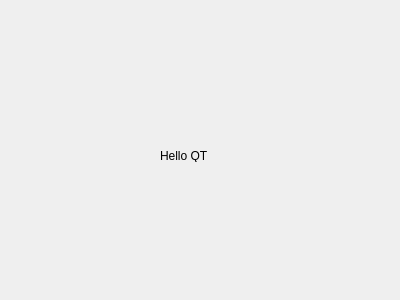
<?xml version="1.0" encoding="UTF-8"?>
<ui version="4.0">
 <class>HelloDialog</class>
 <widget class="QDialog" name="HelloDialog">
  <property name="geometry">
   <rect>
    <x>0</x>
    <y>0</y>
    <width>400</width>
    <height>300</height>
   </rect>
  </property>
  <property name="windowTitle">
   <string>HelloDialog</string>
  </property>
  <widget class="QLabel" name="label">
   <property name="geometry">
    <rect>
     <x>160</x>
     <y>150</y>
     <width>54</width>
     <height>12</height>
    </rect>
   </property>
   <property name="text">
    <string>Hello QT</string>
   </property>
  </widget>
 </widget>
 <layoutdefault spacing="6" margin="11"/>
 <resources/>
 <connections/>
</ui>
